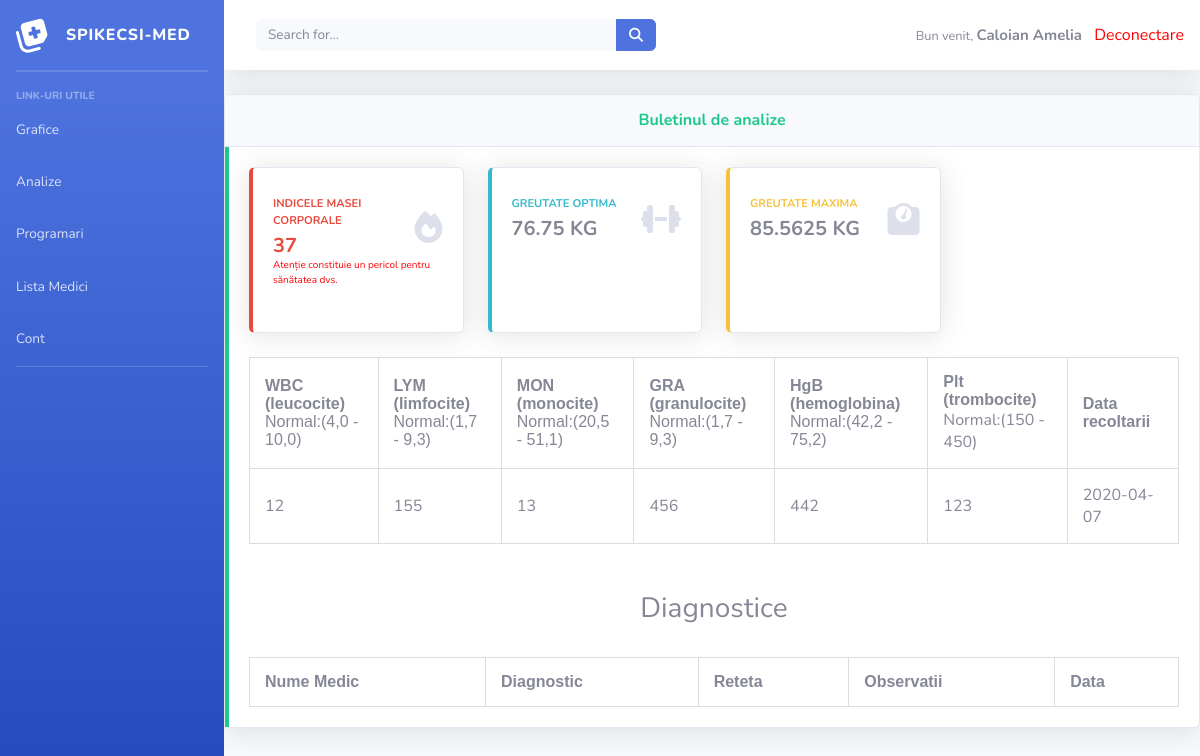
The app's page /components/lista_analize.php (signed in) with its own data.
### tables this page shows
CREATE TABLE `pacienti` (
  `CNP` varchar(13) NOT NULL,
  `Parola` text NOT NULL,
  `Email` text NOT NULL,
  `Numar_telefon` char(11) NOT NULL,
  `Nume` text NOT NULL,
  `Prenume` text NOT NULL,
  `Varsta` int(11) NOT NULL,
  `Inaltime` int(11) NOT NULL,
  `Greutate` float NOT NULL,
  `Grupa_sange` text NOT NULL
);

CREATE TABLE `analize` (
  `CNP` varchar(13) NOT NULL,
  `WBC` float NOT NULL,
  `LYM` float NOT NULL,
  `GRA` float NOT NULL,
  `HgB` float NOT NULL,
  `Plt` float NOT NULL,
  `MON` float NOT NULL,
  `data` date NOT NULL,
  `ID` int(11) NOT NULL
);

### components/lista_analize.php (the view, shortened to what this page needs)
<?php
require_once 'sidebar.php';
require_once 'top-bar.php';
?>
<html>
<head>
  <link href="../css/sb-admin-2.min.css" rel="stylesheet">
</head>
<body>
<div id="wrapper">
    <div id="content-wrapper" style="d-flex flex column">
        <?php top_bar();
          $CNP=$_SESSION['CNP'];
          $mysqli = new mysqli("localhost", 'root', '', 'licenta');
      $sql = "SELECT * from pacienti WHERE CNP=$CNP";
      $result = mysqli_query($mysqli, $sql);
     while($row = mysqli_fetch_assoc($result)) {
            $Inaltime=$row['Inaltime'];
            $Greutate=$row['Greutate'];
            $varsta=$row['Varsta'];}
        echo'     <div class="card shadow mb-4">
                <div class="card-header py-3">
                  <h6 class="m-0 font-weight-bold text-success" style="text-align: center">Buletinul de analize</h6>
                </div>
                <div class="card-body border-left-success">';
            $mysqli = new mysqli("localhost", 'root', '', 'licenta');
$query = "SELECT * FROM analize WHERE CNP=$CNP order by data desc";
echo '<table border="2" cellspacing="2" cellpadding="2" style="height:50px; text-align:center;">
      <tr>
          <td> <font face="Arial"><span style="font-weight:bold;">WBC (leucocite)</span> <br>Normal:(4,0 - 10,0)</font> </td>
          <td> <font face="Arial"><span style="font-weight:bold;">LYM (limfocite)</span><br>Normal:(1,7 - 9,3)</font> </td>
          <td> <font face="Arial"><span style="font-weight:bold;">MON (monocite)</span><br>Normal:(20,5 - 51,1)</font> </td>
          <td> <font face="Arial"><span style="font-weight:bold;">GRA (granulocite)</span><br>Normal:(1,7 - 9,3)</font> </td>
          <td> <font face="Arial"><span style="font-weight:bold;">HgB (hemoglobina)</span><br>Normal:(42,2 - 75,2)</font> </td>
          <td> <font face="Arial"><span style="font-weight:bold;">Plt (trombocite)</font><br>Normal:(150 - 450)</td>
          <td> <font face="Arial"><span style="font-weight:bold;">Data recoltarii</span></font></td>
      </tr>';
if ($result = $mysqli->query($query)) {
    while ($row = $result->fetch_assoc()) {
        $WBC = $row["WBC"];
        $LYM = $row["LYM"];
        $MON = $row["MON"];
        $GRA = $row["GRA"];
        $HgB = $row["HgB"];
        $Plt = $row["Plt"];
        $data = $row["data"];
        echo '<tr>
                  <td>'.$WBC.'</td>
                  <td>'.$LYM.'</td>
                  <td>'.$MON.'</td>
                  <td>'.$GRA.'</td>
                  <td>'.$HgB.'</td>
                  <td>'.$Plt.'</td>
                  <td>'.$data.'</td
              </tr>';
    }
}
$IMC=intval($Greutate/pow($Inaltime/100,2));
if($IMC>=18.5 && $IMC<=24.9)
{  echo' <div class="row">
            <div class="col-xl-3 col-md-6 mb-4">
              <div class="card border-left-success shadow h-100 py-2">
                <div class="card-body">
                  <div class="row no-gutters align-items-center">
                    <div class="col mr-2">
                      <div class="text-xs font-weight-bold text-success text-uppercase mb-1">Indicele masei corporale</div>
                      <div class="h5 mb-0 font-weight-bold text-success">'.$IMC.'</div>
                    </div>
                    <div class="col-auto">
                      <i class="fas fa-fire fa-2x text-gray-300"></i>
                    </div>
                  </div>
                  <p style="font-size:10px;" class="font-weight-bold text-success">Felicitări,IMC prezintă un risc scăzut pentru sănătatea dvs. </p>
                </div>
              </div>
            </div>
            ';
  }
  else
  {
    if($IMC>=25 && $IMC <=29.9)
    {
         echo' <div class="row">
            <div class="col-xl-3 col-md-6 mb-4">
              <div class="card border-left-warning shadow h-100 py-2">
                <div class="card-body">
                  <div class="row no-gutters align-items-center">
                    <div class="col mr-2">
                      <div class="text-xs font-weight-bold text-warning text-uppercase mb-1">Indicele masei corporale</div>
                      <div class="h5 mb-0 font-weight-bold text-warning">'.$IMC.'</div>
                    </div>
                    <div class="col-auto">
                      <i class="fas fa-fire fa-2x text-gray-300"></i>
                    </div>
                  </div>
                   <p style="font-size:10px;" class="font-weight-bold text-warning">Atenție constituie un pericol mediu pentru sănătatea dvs.</p>
                </div>
              </div>
            </div>
            ';
      }
      else
      {
        if($IMC >=30)
        {
             echo' <div class="row">
            <div class="col-xl-3 col-md-6 mb-4">
              <div class="card border-left-danger shadow h-100 py-2">
                <div class="card-body">
                  <div class="row no-gutters align-items-center">
                    <div class="col mr-2">
                      <div class="text-xs font-weight-bold text-danger text-uppercase mb-1">Indicele masei corporale</div>
                      <div class="h5 mb-0 font-weight-bold text-danger">'.$IMC.'</div>
                    </div>
                    <div class="col-auto">
                      <i class="fas fa-fire fa-2x text-gray-300"></i>
                    </div>
                  </div>
                 <p style="font-size:10px; color:red;">Atenție constituie un pericol pentru sănătatea dvs.</p>
                </div>
              </div>
            </div>
            ';
        }
      }
  }
  $greutate_optima=($Inaltime-100-(($Inaltime-150)/4)+(($varsta-20)/4));
      echo'
        <div class="col-xl-3 col-md-6 mb-4">
              <div class="card border-left-info shadow h-100 py-2">
                <div class="card-body">
                  <div class="row no-gutters align-items-center">
                    <div class="col mr-2">
                      <div class="text-xs font-weight-bold text-info text-uppercase mb-1">Greutate optima</div>
                      <div class="h5 mb-0 font-weight-bold text">'.$greutate_optima." KG".'</div>
                    </div>
                    <div class="col-auto">
                      <i class="fas fa-dumbbell fa-2x text-gray-300"></i>
                    </div>
                  </div>
                </div>
              </div>
            </div>';
            $greutate_maxima=($Inaltime * $Inaltime * 25)/ 10000;
      echo'
        <div class="col-xl-3 col-md-6 mb-4">
              <div class="card border-left-warning shadow h-100 py-2">
                <div class="card-body">
                  <div class="row no-gutters align-items-center">
                    <div class="col mr-2">
                      <div class="text-xs font-weight-bold text-warning text-uppercase mb-1">Greutate maxima</div>
                      <div class="h5 mb-0 font-weight-bold text">'.$greutate_maxima." KG".'</div>
                    </div>
                    <div class="col-auto">
                      <i class="fas fa-weight fa-2x text-gray-300"></i>
                    </div>
                  </div>
                </div>
              </div>
            </div>';
echo '<table border="2" cellspacing="2" cellpadding="2" style="height:50px; text-align:center;">
<br><br>
<h3 style="text-align:center;">Diagnostice</h3><br>
      <tr>
          <td> <font face="Arial"><span style="font-weight:bold;">Nume Medic</font></td>
          <td> <font face="Arial"><span style="font-weight:bold;">Diagnostic</font> </td>
          <td> <font face="Arial"><span style="font-weight:bold;">Reteta </font> </td>
          <td> <font face="Arial"><span style="font-weight:bold;">Observatii</font> </td>
          <td> <font face="Arial"><span style="font-weight:bold;">Data </font> </td>
      </tr>';
  ?>
              </div>
      </div></div>
    </div>
</div>
</body>
</html>

### components/top-bar.php (shortened to what this page needs)
<?php
function top_bar ()
{
  $mysqli = new mysqli("localhost", 'root', '', 'licenta');
  $CNP=$_SESSION['CNP'];
$sql = "SELECT Nume, Prenume FROM pacienti where CNP='$CNP'";
$result = mysqli_query($mysqli, $sql);
while($row = mysqli_fetch_assoc($result)) {
        $nume_pacient=$row['Nume'];
        $prenume_pacient=$row['Prenume'];
    }
    print '
    <nav class="navbar navbar-expand navbar-light bg-white topbar mb-4 static-top shadow">
          <form class="d-none d-sm-inline-block form-inline mr-auto ml-md-3 my-2 my-md-0 mw-100 navbar-search">
            <div class="input-group">
              <input type="text" class="form-control bg-light border-0 small" placeholder="Search for..." aria-label="Search" aria-describedby="basic-addon2">
              <div class="input-group-append">
                <button class="btn btn-primary" type="button">
                  <i class="fas fa-search fa-sm"></i>
                </button>
              </div>
            </div>
          </form>
          <ul class="navbar-nav ml-auto">
            <li class="nav-item dropdown no-arrow">
              <span class="mr-2 d-none d-lg-inline text-gray-600 small">Bun venit,  <span style="font-size:15px;font-weight:bold;">'.$nume_pacient.' '.$prenume_pacient.'</span></span>
                <a href="index.php?logout" style="color:red ">Deconectare</a>
            </li>
          </ul>
        </nav>';
}
?>

### components/lista_analize.php (style rules this page uses)
table, td, th { border: 1px solid #ddd; text-align: left; }
table { border-collapse: collapse; width: 100%; }
th, td { padding: 15px; }

### records on screen
pacienti: Nume "Caloian", Prenume "Amelia", IMC "37", greutate_optima "76.75", Inaltime "85.5625"
analize: WBC "12", LYM "155", MON "13", GRA "456", HgB "442", Plt "123", data "2020-04-07"
